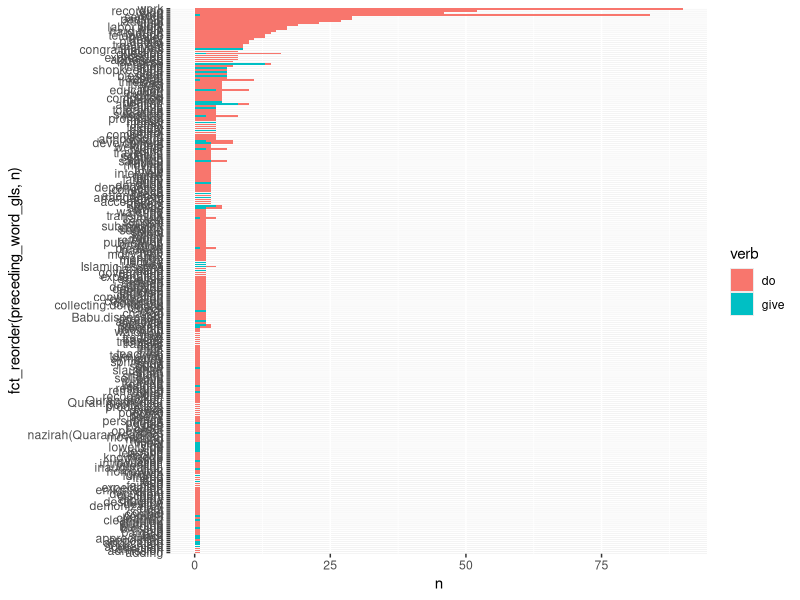
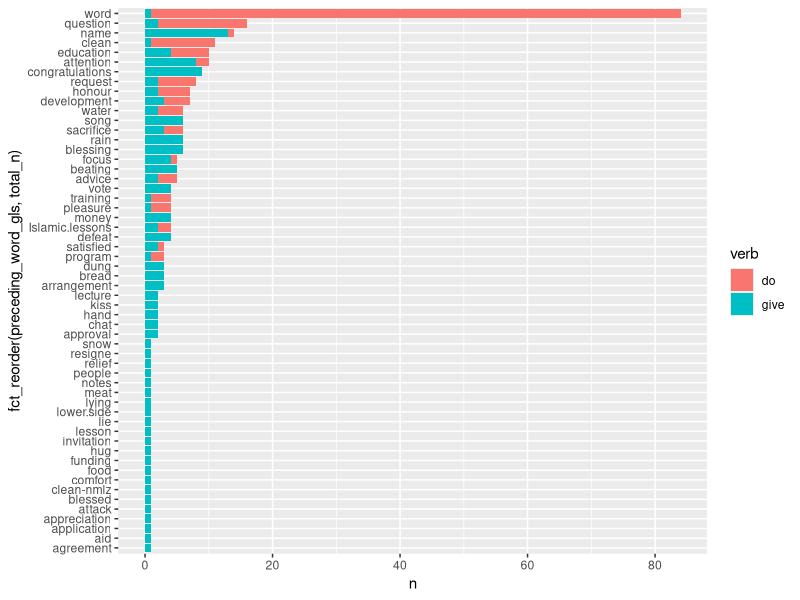
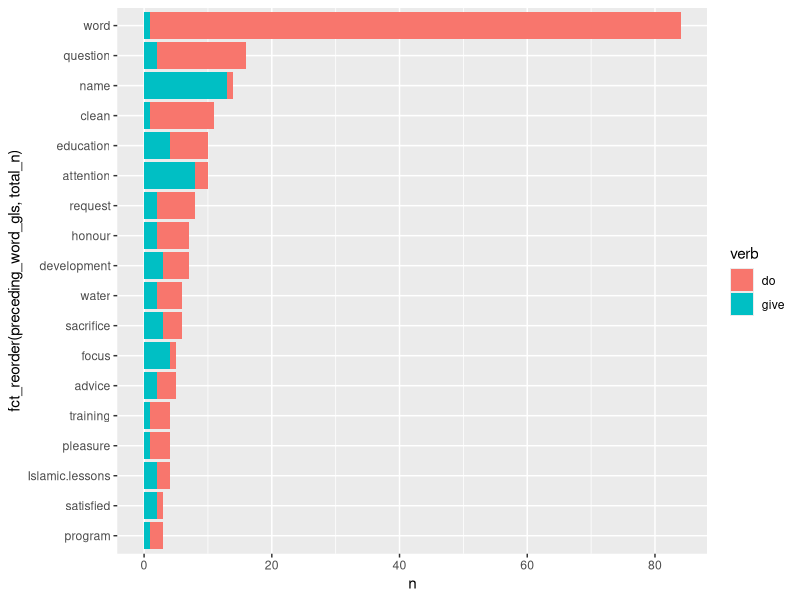
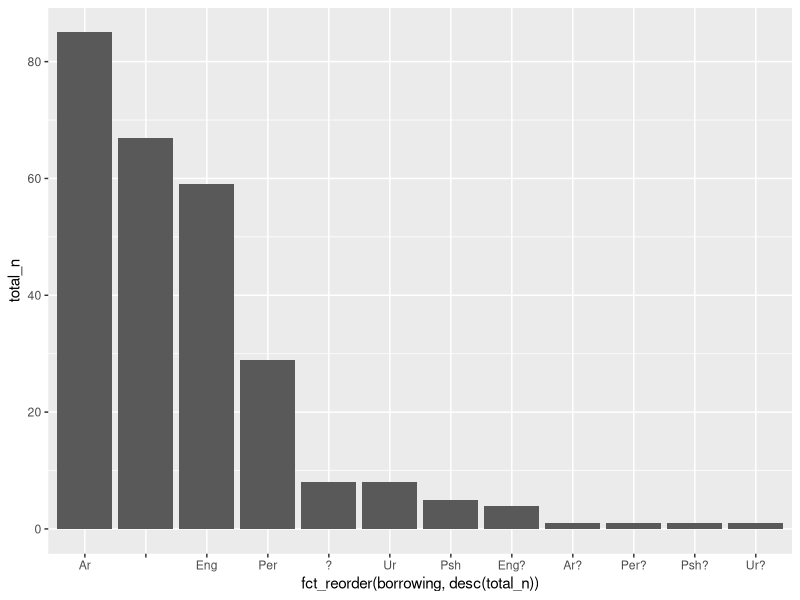
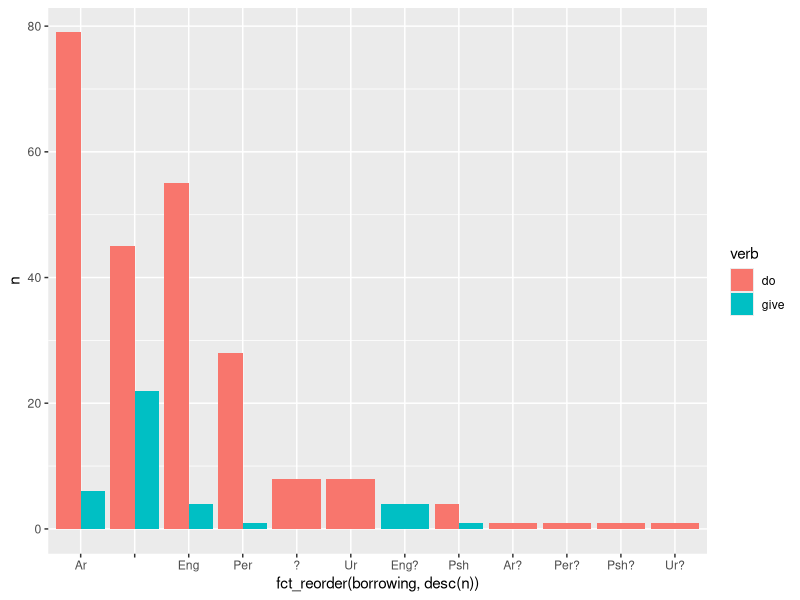

These figures' R source, in order:
## ---- chunk 1
knitr::opts_chunk$set(echo = TRUE)
## ---- chunk 2
library(tidyverse)
## ---- chunk 3
do <- read.csv("do.csv", sep = ";")
do %>%
  mutate(verb = "do") -> do_dat
#do_dat

give <- read.csv("give.csv", sep = ";")
give %>%
  mutate(verb = "give") -> give_dat
#give_dat


bind_rows(do_dat, give_dat) -> all_dat
## ---- chunk 4
all_dat %>%
  select (1:12) %>%
  filter(include != "") %>%
  filter(include != "no")-> dat
head(dat)
## ---- chunk 5
dat %>%
  distinct(preceding_word_gls, .keep_all = TRUE) -> dat_distinct
nrow(dat_distinct)
## ---- chunk 6
dat %>%
  count(preceding_word_gls) %>%
  arrange(desc(n)) -> dat_stat
head(dat_stat, 20)
## ---- chunk 7
dat %>%
  count(preceding_word_gls, verb) %>%
  spread(verb, n, fill = 0) %>%
  mutate(total_n = do+give) %>% 
  arrange(desc(total_n)) -> pr_words
head(pr_words, 20)
## ---- chunk 8
dat %>%
  group_by(preceding_word_gls) %>%
  count(verb, name = "n") -> mydat2
head(mydat2)
## ---- chunk 9
mydat2 %>%
  ggplot(aes(fct_reorder(preceding_word_gls, n), n, fill = verb))+
  geom_col()+
  #geom_text(nudge_y = 2)+
  coord_flip()
## ---- chunk 10
full_join(pr_words, mydat2) -> mydat3
mydat3 %>%
  filter(give != 0) %>%
  ggplot(aes(fct_reorder(preceding_word_gls, total_n), n, fill = verb))+
  geom_col()+
  #geom_text(nudge_y = 2)+
  coord_flip()
## ---- chunk 11
mydat3 %>%
  filter(give != 0) %>%
  filter(do != 0) %>%
  ggplot(aes(fct_reorder(preceding_word_gls, total_n), n, fill = verb))+
  geom_col()+
  #geom_text(nudge_y = 2)+
  coord_flip()
## ---- chunk 12
dat %>%
  count(text_title, verb) %>%
  spread(verb, n, fill = 0) %>%
  mutate(total_n = do+give) %>% 
  arrange(desc(total_n))
## ---- chunk 13
dat_distinct %>%
  count(borrowing, verb) %>%
  spread(verb, n, fill = 0) %>%
  mutate(total_n = do+give) %>% 
  arrange(desc(total_n)) -> dat_bor
dat_bor
## ---- chunk 14
dat_bor %>%
  ggplot(aes(fct_reorder(borrowing, desc(total_n)), total_n, fill))+
  geom_col()
## ---- chunk 15
dat_distinct %>%
  group_by(verb) %>%
  count(borrowing, name = "n") -> dat_distinct2
dat_distinct2
## ---- chunk 16
dat_distinct2 %>%
  ggplot(aes(fct_reorder(borrowing, desc(n)), n, fill = verb))+
  geom_col(position="dodge")
